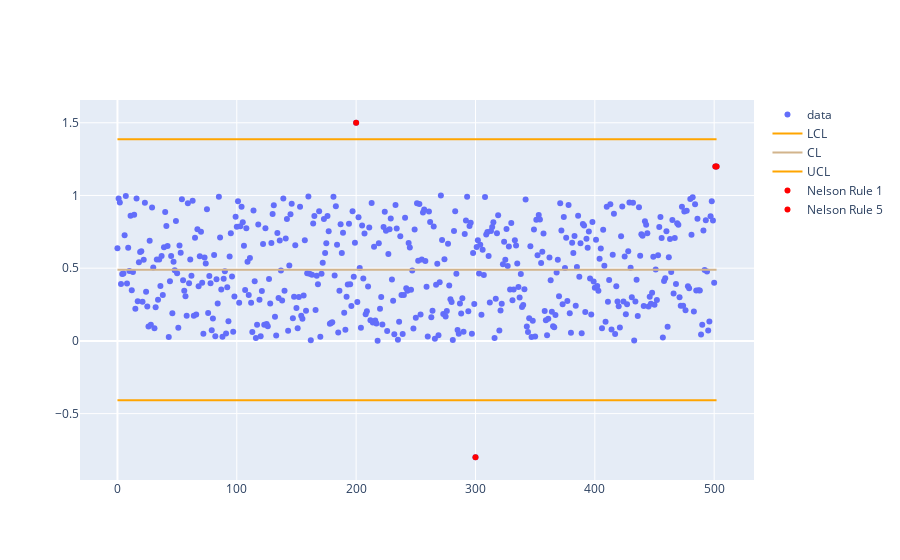

Source (notebook cell):
### Code cell
self.plot()

### Figure 1 — Plotly figure (JSON) as saved in the notebook; plotly's stock layout.template omitted (floating-point values rounded to 4 significant figures; data arrays with more than 128 entries replaced by an {"elided": "..."} marker saying what was removed)
{"data": [{"mode": "markers", "name": "data", "type": "scatter", "x": {"elided": "503 int values"}, "y": {"elided": "503 float values"}}, {"marker": {"color": "orange"}, "name": "LCL", "type": "scatter", "x": {"elided": "503 int values"}, "y": {"elided": "503 float values"}}, {"marker": {"color": "tan"}, "name": "CL", "type": "scatter", "x": {"elided": "503 int values"}, "y": {"elided": "503 float values"}}, {"marker": {"color": "orange"}, "name": "UCL", "type": "scatter", "x": {"elided": "503 int values"}, "y": {"elided": "503 float values"}}, {"marker": {"color": "red"}, "mode": "markers", "name": "Nelson Rule 1", "type": "scatter", "x": [200, 300], "y": [1.5, -0.8]}, {"marker": {"color": "red"}, "mode": "markers", "name": "Nelson Rule 5", "type": "scatter", "x": [501, 502], "y": [1.2, 1.2]}], "layout": {}}
